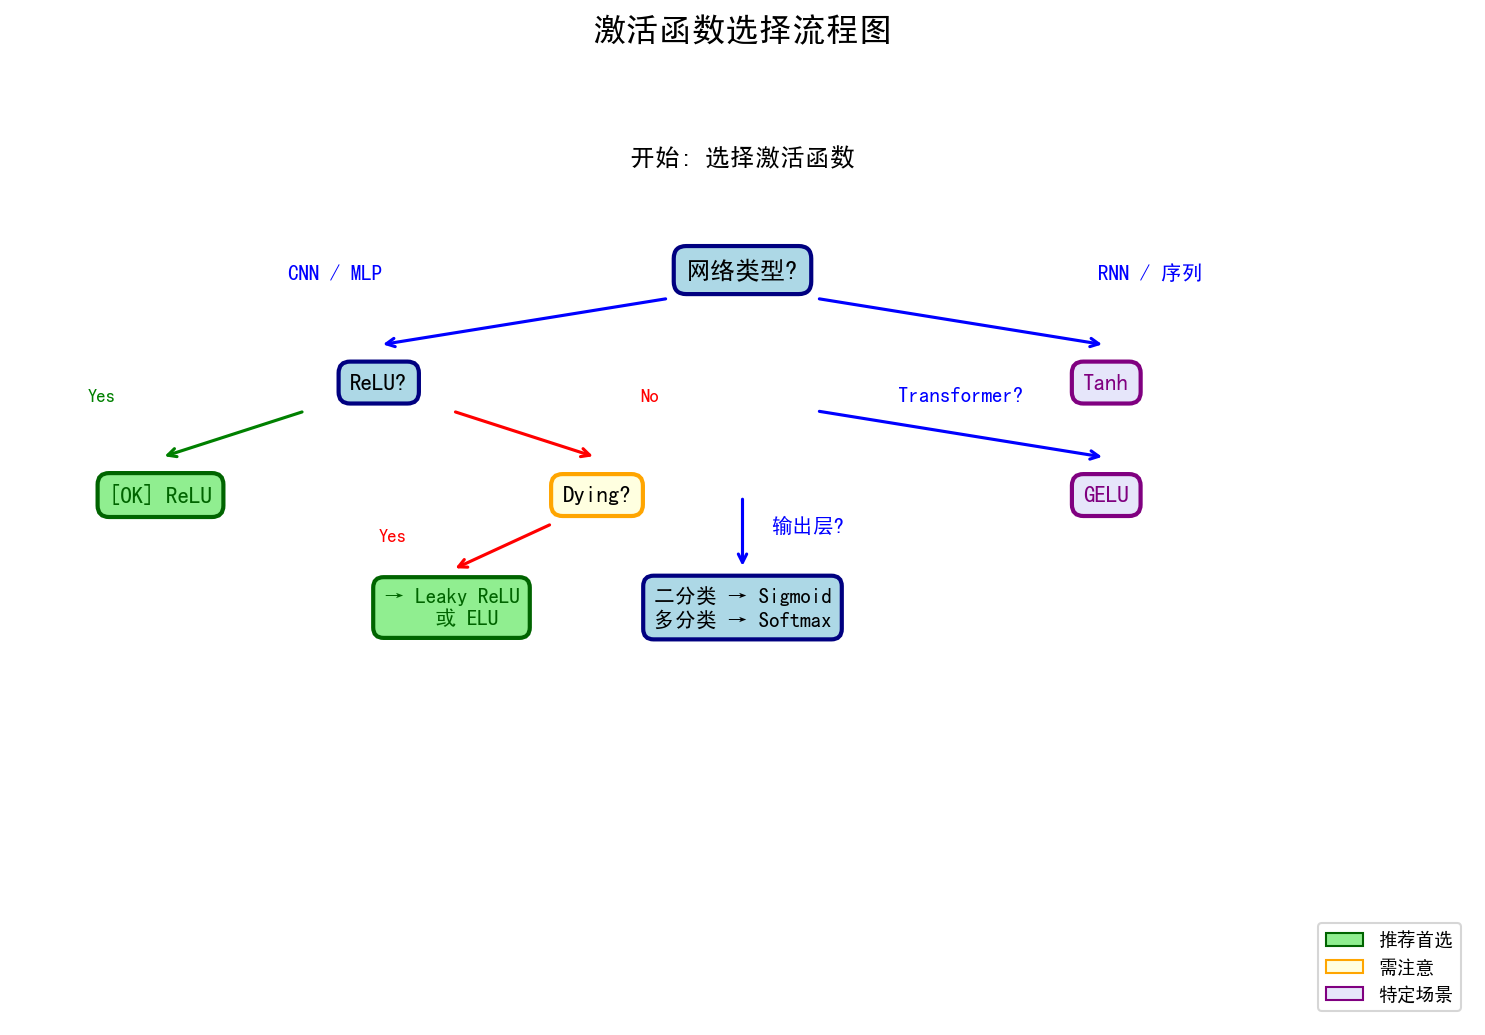

Write Python code to recreate this figure.
import matplotlib.pyplot as plt
import matplotlib.patches as mpatches

plt.rcParams['font.sans-serif'] = ['SimHei', 'DejaVu Sans']
plt.rcParams['axes.unicode_minus'] = False

fig, ax = plt.subplots(figsize=(10, 7))
ax.set_xlim(0, 10)
ax.set_ylim(0, 10)
ax.axis('off')
ax.set_title('激活函数选择流程图', fontsize=16, fontweight='bold', pad=20)

# 定义方框样式
box_style = dict(boxstyle='round,pad=0.5', facecolor='lightblue', edgecolor='navy', linewidth=2)
green_style = dict(boxstyle='round,pad=0.5', facecolor='lightgreen', edgecolor='darkgreen', linewidth=2)
yellow_style = dict(boxstyle='round,pad=0.5', facecolor='lightyellow', edgecolor='orange', linewidth=2)
purple_style = dict(boxstyle='round,pad=0.5', facecolor='lavender', edgecolor='purple', linewidth=2)

# 起始节点
ax.text(5, 9.2, '开始: 选择激活函数', ha='center', va='center', fontsize=12, fontweight='bold')

# 层级 1
ax.text(5, 8, '网络类型?', ha='center', va='center', fontsize=12, bbox=box_style)

# 分支
ax.annotate('', xy=(2.5, 7.2), xytext=(4.5, 7.7),
            arrowprops=dict(arrowstyle='->', color='blue', lw=1.5))
ax.text(2.2, 7.9, 'CNN / MLP', fontsize=10, ha='center', color='blue')

ax.annotate('', xy=(7.5, 7.2), xytext=(5.5, 7.7),
            arrowprops=dict(arrowstyle='->', color='blue', lw=1.5))
ax.text(7.8, 7.9, 'RNN / 序列', fontsize=10, ha='center', color='blue')

# CNN/MLP 分支
ax.text(2.5, 6.8, 'ReLU?', ha='center', va='center', fontsize=11, bbox=box_style)

ax.annotate('', xy=(1, 6), xytext=(2, 6.5),
            arrowprops=dict(arrowstyle='->', color='green', lw=1.5))
ax.text(0.5, 6.6, 'Yes', fontsize=9, color='green')

ax.annotate('', xy=(4, 6), xytext=(3, 6.5),
            arrowprops=dict(arrowstyle='->', color='red', lw=1.5))
ax.text(4.3, 6.6, 'No', fontsize=9, color='red')

ax.text(1, 5.6, '[OK] ReLU', ha='center', va='center', fontsize=11, 
        bbox=green_style, color='darkgreen', fontweight='bold')

ax.text(4, 5.6, 'Dying?', ha='center', va='center', fontsize=11, bbox=yellow_style)

ax.annotate('', xy=(3, 4.8), xytext=(3.7, 5.3),
            arrowprops=dict(arrowstyle='->', color='red', lw=1.5))
ax.text(2.5, 5.1, 'Yes', fontsize=9, color='red')

ax.text(3, 4.4, '→ Leaky ReLU\n   或 ELU', ha='center', va='center', fontsize=10,
        bbox=green_style, color='darkgreen')

# RNN 分支
ax.text(7.5, 6.8, 'Tanh', ha='center', va='center', fontsize=11,
        bbox=purple_style, color='purple', fontweight='bold')

# Transformer
ax.annotate('', xy=(7.5, 6), xytext=(5.5, 6.5),
            arrowprops=dict(arrowstyle='->', color='blue', lw=1.5))
ax.text(6.5, 6.6, 'Transformer?', fontsize=10, ha='center', color='blue')

ax.text(7.5, 5.6, 'GELU', ha='center', va='center', fontsize=11,
        bbox=purple_style, color='purple', fontweight='bold')

# 输出层
ax.annotate('', xy=(5, 4.8), xytext=(5, 5.6),
            arrowprops=dict(arrowstyle='->', color='blue', lw=1.5))
ax.text(5.2, 5.2, '输出层?', fontsize=10, color='blue')

ax.text(5, 4.4, '二分类 → Sigmoid\n多分类 → Softmax', ha='center', va='center',
        fontsize=10, bbox=box_style)

# 添加图例
legend_elements = [
    mpatches.Patch(facecolor='lightgreen', edgecolor='darkgreen', label='推荐首选'),
    mpatches.Patch(facecolor='lightyellow', edgecolor='orange', label='需注意'),
    mpatches.Patch(facecolor='lavender', edgecolor='purple', label='特定场景'),
]
ax.legend(handles=legend_elements, loc='lower right', fontsize=9)

plt.tight_layout()
plt.savefig('activation_selection.png', dpi=150, bbox_inches='tight')
print("activation_selection.png 已保存")
